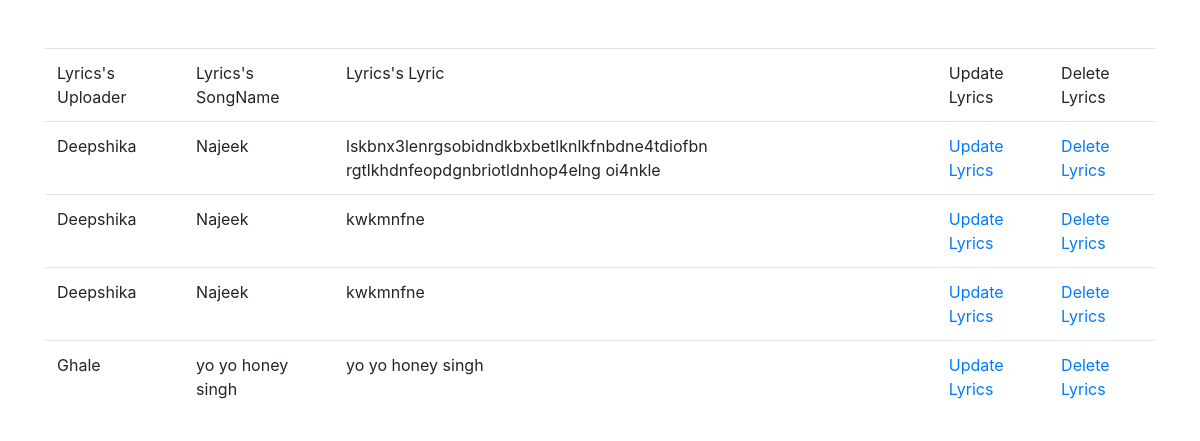
Before: /Lyricsdata/ with the older database file.
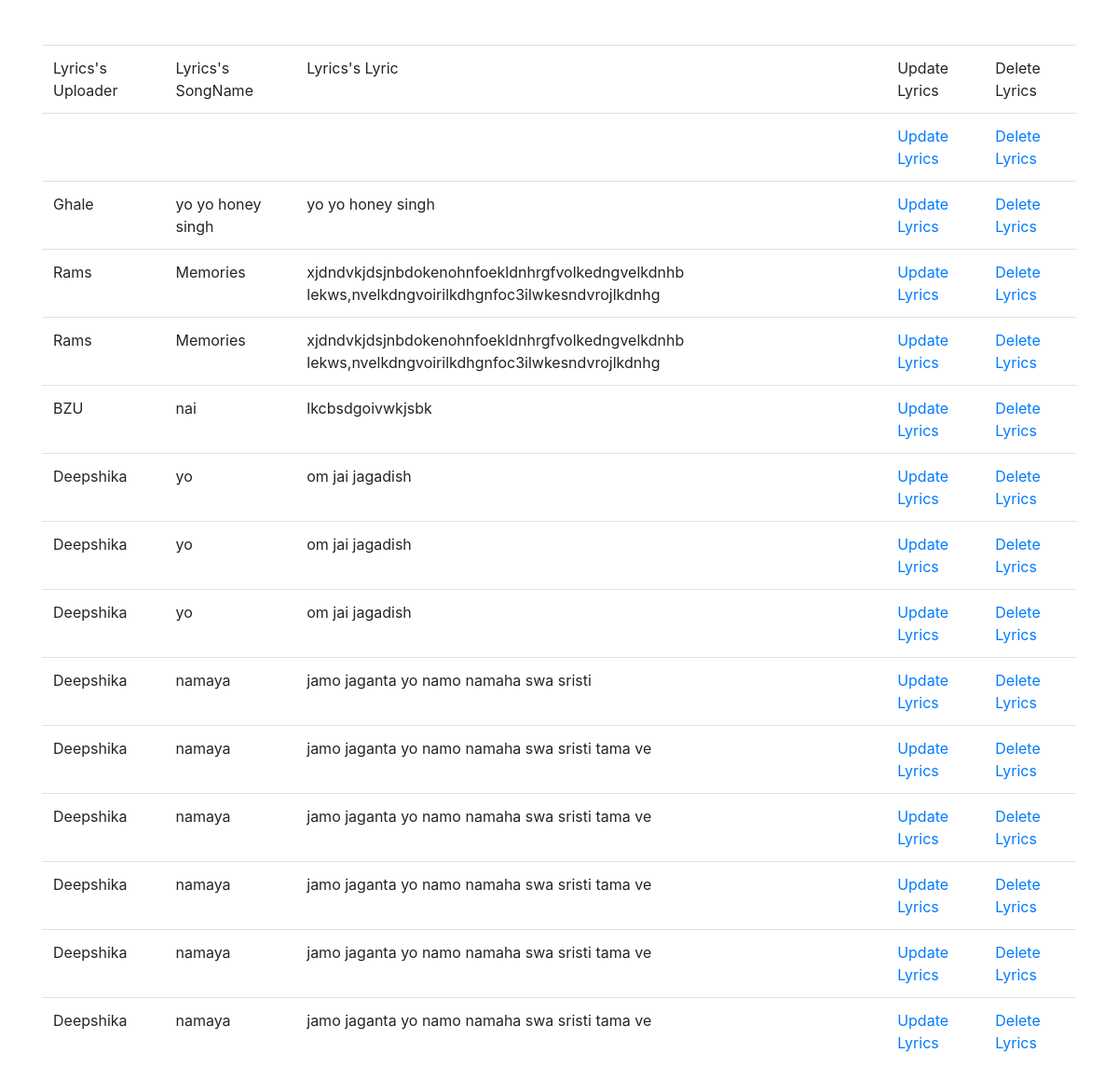
After: the same page with the newer database file.
### Harmonyapp/models.py (models this page shows)
class Lyrics(models.Model):
    UserName = models.CharField(max_length=100)
    SongName = models.CharField(max_length=100)
    Lyric = models.TextField()
    def __str__(self):
        return self.UserName + ' ' + self.SongName + ' ' + self.Lyric

### Harmonyapp/views.py (the view)
# urls.py: path('Lyricsdata/',view_Lyrics_lists),
def view_Lyrics_lists(request):
    list_of_lyrics= Lyrics.objects.all()
    print(list_of_lyrics)
    context_variable = {
        'lyrics':list_of_lyrics
    }
    return render(request,'Lyrics.html',context_variable)

### templates/Lyrics.html (shortened to what this page needs)
{%load static%}
<!DOCTYPE html>
<html lang="en">
<head>
    <link rel="stylesheet", href="{% static 'css/bootstrap.min.css' %}">
</head>
<body>
    <form  method="post" action="update/{{lyrics.id}}">
     <div class="container mt-5">
         <table class="table">
             <thead>
                 <tr>
                     <td>Lyrics's Uploader</td>
                     <td>Lyrics's SongName</td>
                     <td>Lyrics's Lyric</td>
                     <td>Update Lyrics</td>
                     <td>Delete Lyrics</td>
                 </tr>
             </thead>
             <tbody>
                {% for lyrics in lyrics %}
                <tr>
                    <td> {{lyrics.UserName}}   </td>
                    <td> {{lyrics.SongName}}</td>
                    <td>{{lyrics.Lyric}}</td>
                    <td> <a href="edit/{{lyrics.id}}">Update Lyrics</a> </td>
                    <td> <a href="delete/{{lyrics.id}}">Delete Lyrics</a> </td>
                </tr>
                {% empty %}
                There are no Lyrics available.
                {% endfor %}
             </tbody>
         </table>
     </div>
    </form>
</body>
</html>

Changed rows visible on the page:
removed Lyrics: UserName "Deepshika", SongName "Najeek", Lyric "lskbnx3lenrgsobidndkbxbetlknlkfnbdne4tdiofbn rgtlkhdnfeopdgnbriotldnhop4elng oi4nkle"
removed Lyrics: UserName "Deepshika", SongName "Najeek", Lyric "kwkmnfne"
changed Lyrics (number 1 of 14 on the later page): UserName "Deepshika" → (not shown); SongName "Najeek" → (not shown); Lyric "kwkmnfne" → (not shown)
added Lyrics: UserName "Rams", SongName "Memories", Lyric "xjdndvkjdsjnbdokenohnfoekldnhrgfvolkedngvelkdnhb lekws,nvelkdngvoirilkdhgnfoc3ilwkesndvrojlkdnhg"
added Lyrics: UserName "Rams", SongName "Memories", Lyric "xjdndvkjdsjnbdokenohnfoekldnhrgfvolkedngvelkdnhb lekws,nvelkdngvoirilkdhgnfoc3ilwkesndvrojlkdnhg"
added Lyrics: UserName "BZU", SongName "nai", Lyric "lkcbsdgoivwkjsbk"
added Lyrics: UserName "Deepshika", SongName "yo", Lyric "om jai jagadish"
added Lyrics: UserName "Deepshika", SongName "yo", Lyric "om jai jagadish"
added Lyrics: UserName "Deepshika", SongName "yo", Lyric "om jai jagadish"
added Lyrics: UserName "Deepshika", SongName "namaya", Lyric "jamo jaganta yo namo namaha swa sristi"
added Lyrics: UserName "Deepshika", SongName "namaya", Lyric "jamo jaganta yo namo namaha swa sristi tama ve"
added Lyrics: UserName "Deepshika", SongName "namaya", Lyric "jamo jaganta yo namo namaha swa sristi tama ve"
added Lyrics: UserName "Deepshika", SongName "namaya", Lyric "jamo jaganta yo namo namaha swa sristi tama ve"
added Lyrics: UserName "Deepshika", SongName "namaya", Lyric "jamo jaganta yo namo namaha swa sristi tama ve"
added Lyrics: UserName "Deepshika", SongName "namaya", Lyric "jamo jaganta yo namo namaha swa sristi tama ve"
